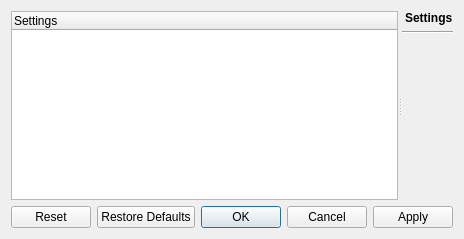
<?xml version="1.0" encoding="UTF-8"?>
<ui version="4.0">
 <class>SettingsDialog</class>
 <widget class="QDialog" name="SettingsDialog">
  <property name="geometry">
   <rect>
    <x>0</x>
    <y>0</y>
    <width>456</width>
    <height>239</height>
   </rect>
  </property>
  <property name="windowTitle">
   <string>Settings</string>
  </property>
  <layout class="QGridLayout" name="gridLayout">
   <item row="1" column="0">
    <widget class="QDialogButtonBox" name="buttonBox">
     <property name="orientation">
      <enum>Qt::Horizontal</enum>
     </property>
     <property name="standardButtons">
      <set>QDialogButtonBox::Apply|QDialogButtonBox::Cancel|QDialogButtonBox::Ok|QDialogButtonBox::Reset|QDialogButtonBox::RestoreDefaults</set>
     </property>
    </widget>
   </item>
   <item row="0" column="0">
    <widget class="QSplitter" name="splitter">
     <property name="orientation">
      <enum>Qt::Horizontal</enum>
     </property>
     <widget class="QTreeWidget" name="treeWidget">
      <property name="sizePolicy">
       <sizepolicy hsizetype="Preferred" vsizetype="Expanding">
        <horstretch>1</horstretch>
        <verstretch>0</verstretch>
       </sizepolicy>
      </property>
      <column>
       <property name="text">
        <string>Settings</string>
       </property>
      </column>
     </widget>
     <widget class="QWidget" name="layoutWidget">
      <layout class="QVBoxLayout" name="verticalLayout">
       <item>
        <widget class="QLabel" name="pageTitle">
         <property name="font">
          <font>
           <weight>75</weight>
           <bold>true</bold>
          </font>
         </property>
         <property name="text">
          <string>Settings</string>
         </property>
         <property name="indent">
          <number>3</number>
         </property>
        </widget>
       </item>
       <item>
        <widget class="Line" name="line">
         <property name="sizePolicy">
          <sizepolicy hsizetype="Minimum" vsizetype="Fixed">
           <horstretch>4</horstretch>
           <verstretch>0</verstretch>
          </sizepolicy>
         </property>
         <property name="orientation">
          <enum>Qt::Horizontal</enum>
         </property>
        </widget>
       </item>
       <item>
        <widget class="QStackedWidget" name="pageStack">
         <property name="sizePolicy">
          <sizepolicy hsizetype="Expanding" vsizetype="Expanding">
           <horstretch>0</horstretch>
           <verstretch>0</verstretch>
          </sizepolicy>
         </property>
        </widget>
       </item>
      </layout>
     </widget>
    </widget>
   </item>
  </layout>
 </widget>
 <resources/>
 <connections>
  <connection>
   <sender>buttonBox</sender>
   <signal>accepted()</signal>
   <receiver>SettingsDialog</receiver>
   <slot>accept()</slot>
   <hints>
    <hint type="sourcelabel">
     <x>248</x>
     <y>254</y>
    </hint>
    <hint type="destinationlabel">
     <x>157</x>
     <y>274</y>
    </hint>
   </hints>
  </connection>
  <connection>
   <sender>buttonBox</sender>
   <signal>rejected()</signal>
   <receiver>SettingsDialog</receiver>
   <slot>reject()</slot>
   <hints>
    <hint type="sourcelabel">
     <x>316</x>
     <y>260</y>
    </hint>
    <hint type="destinationlabel">
     <x>286</x>
     <y>274</y>
    </hint>
   </hints>
  </connection>
 </connections>
</ui>
